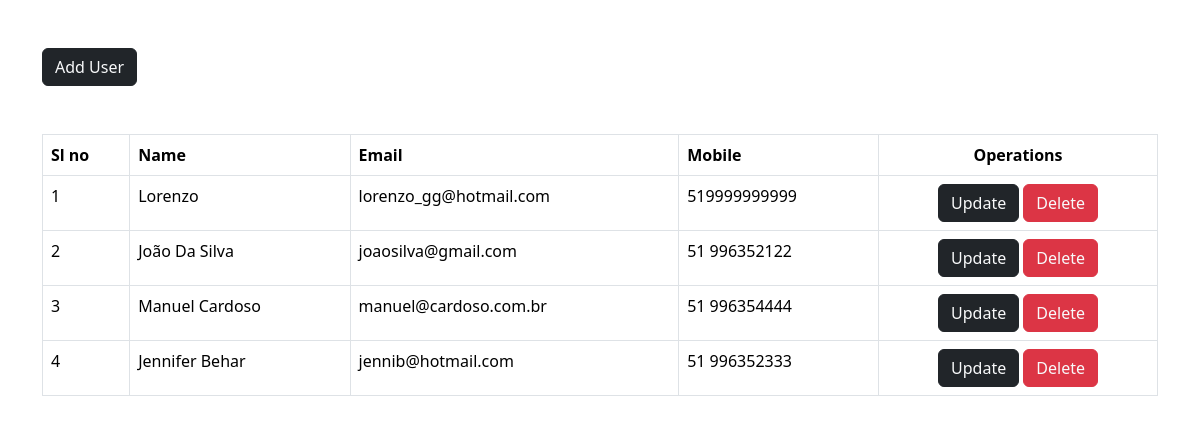
Screenshot of /display.php with the database file from the repository.
### tables this page shows
CREATE TABLE `crud` (
  `id` int(11) NOT NULL,
  `username` varchar(40) NOT NULL,
  `email` varchar(40) NOT NULL,
  `password` varchar(255) NOT NULL,
  `mobile` varchar(12) NOT NULL
);

### display.php (the view, shortened to what this page needs)
<?php include('./partials/connect.php'); ?>
<!DOCTYPE html>
<html lang="en">
<head>
          <link href="https://cdn.jsdelivr.net/npm/bootstrap@5.3.3/dist/css/bootstrap.min.css" rel="stylesheet">
</head>
<body>
    <div class="container my-5">
            <button class="btn btn-dark"><a href="index.php" class="text-light text-decoration-none">Add User</button>
            <table class="table mt-5 table-bordered">
<thead>
    <tr>
        <th>Sl no</th>
        <th>Name</th>
        <th>Email</th>
        <th>Mobile</th>
        <th class="text-center">Operations</th>
    </tr>
</thead>
<tbody>
    <?php
    $select_query="Select * from `crud`";
    $result=mysqli_query($con,$select_query);
    $i=1;
    if($result){
        while($row=mysqli_fetch_assoc($result)){
            $id=$row['id'];
$user=$row['username'];
$email=$row['email'];
$mobile=$row['mobile'];
echo " <tr>
        <td>$i</td>
        <td>$user</td>
        <td>$email</td>
        <td>$mobile</td>
        <th class='text-center'>
        <button class='btn btn-dark'><a href='update.php?update_id=$id' class='text-light text-decoration-none'>Update</button>
        <button class='btn btn-danger'><a href='delete.php?delete_id=$id' class='text-light text-decoration-none'>Delete</button>
        </td>
    </tr>";
    $i++;
        }
    }else{
        die(mysqli_error($con));
    }
?>
</tbody>
        </table>
    </div>
</body>
</html>

### rows the page displays
crud: username "Lorenzo", email "lorenzo_gg@hotmail.com", mobile "519999999999"
crud: username "João Da Silva", email "joaosilva@gmail.com", mobile "51 996352122"
crud: username "Manuel Cardoso", email "manuel@cardoso.com.br", mobile "51 996354444"
crud: username "Jennifer Behar", email "jennib@hotmail.com", mobile "51 996352333"
